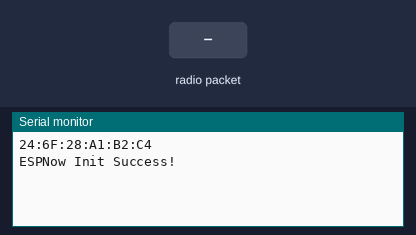
Recording of a sketch running on a simulated ESP32. On the bench: the last lines printed to the serial monitor. The test bench sets the inputs (shaded band).

Above: at 1.2 s.
1.3 s: radio packet "1" arrives
At 2.5 s:
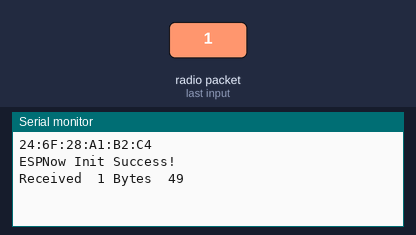
2.8 s: radio packet "0" arrives
At 3.9 s:
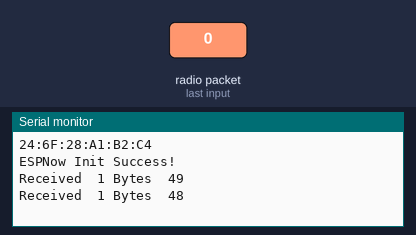
4.3 s: radio packet "2" arrives
At 5.1 s:
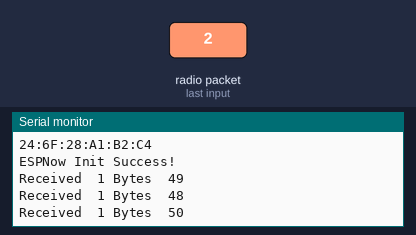

Measured:
- after the input at 1.3 s, the serial monitor: prints a new line at once (image 1)
- after the input at 2.8 s, the serial monitor: prints a new line at once (image 2)
- after the input at 4.3 s, the serial monitor: prints a new line at once (image 3)

The sketch:

ESP32_Receiver.ino
```cpp
/*
    Compiled for the NODEMCU-32S
 */

#include <esp_now.h>
#include <WiFi.h>

#define WIFI_CHANNEL 1
uint8_t localCustomMac[] = {0x36, 0x33, 0x33, 0x33, 0x33, 0x33};
const byte maxDataFrameSize = 200;
byte cnt=0;

void setup()
{
  Serial.begin(115200);
  Serial.print("\r\n\r\n");
  WiFi.mode(WIFI_AP);
  Serial.println( WiFi.softAPmacAddress() );
  WiFi.disconnect();
  if(esp_now_init() == ESP_OK)
  {
    Serial.println("ESPNow Init Success!");
  }
  else
  {
    Serial.println("ESPNow Init Failed....");
  }
  esp_now_register_recv_cb(OnDataRecv);

}

void loop()
{
 yield();
}

void OnDataRecv(const uint8_t *mac_addr, const uint8_t *data, int data_len)
{
  Serial.printf("\r\nReceived\t%d Bytes\t%d", data_len, data[0]);
}
```
